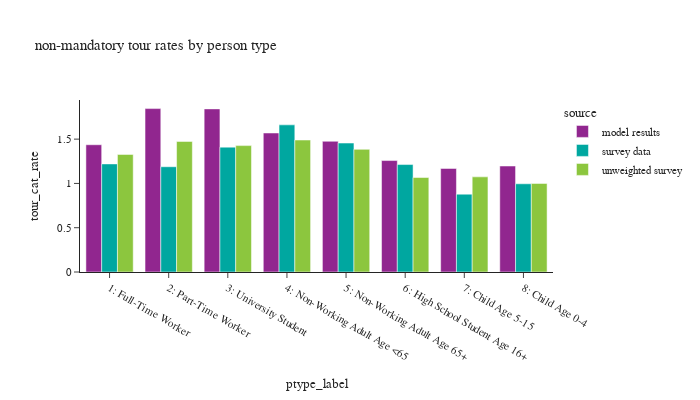

Notebook source saved alongside this figure:
### Markdown cell above
- tour rates

### Code cell
df_plot = non_m_tour_data. \
    groupby(['source','ptype_label','tour_category'])[['tour_weight']].sum().reset_index(). \
    merge(df_ptype_count, how='left', on=['source','ptype_label'])
df_plot['tour_cat_rate'] = df_plot['tour_weight']/df_plot['person_weight']

fig = px.bar(df_plot, x="ptype_label", y="tour_cat_rate", color="source",barmode="group",
             # facet_col="ptype_label",facet_col_wrap=2,
             title="non-mandatory tour rates by person type")
fig.for_each_annotation(lambda a: a.update(text=a.text.split("=")[-1]))
fig.update_layout(height=400, width=700)
fig.show()

### Figure 1 — Plotly figure (JSON) as saved in the notebook; plotly's stock layout.template omitted (floating-point values rounded to 4 significant figures)
{"data": [{"alignmentgroup": "True", "hovertemplate": "source=model results<br>ptype_label=%{x}<br>tour_cat_rate=%{y}<extra></extra>", "legendgroup": "model results", "marker": {"color": "#91268F", "pattern": {"shape": ""}}, "name": "model results", "offsetgroup": "model results", "orientation": "v", "showlegend": true, "textposition": "auto", "type": "bar", "x": ["1: Full-Time Worker", "2: Part-Time Worker", "3: University Student", "4: Non-Working Adult Age <65", "5: Non-Working Adult Age 65+", "6: High School Student Age 16+", "7: Child Age 5-15", "8: Child Age 0-4"], "xaxis": "x", "y": [1.437, 1.845, 1.842, 1.569, 1.476, 1.258, 1.169, 1.197], "yaxis": "y"}, {"alignmentgroup": "True", "hovertemplate": "source=survey data<br>ptype_label=%{x}<br>tour_cat_rate=%{y}<extra></extra>", "legendgroup": "survey data", "marker": {"color": "#00A7A0", "pattern": {"shape": ""}}, "name": "survey data", "offsetgroup": "survey data", "orientation": "v", "showlegend": true, "textposition": "auto", "type": "bar", "x": ["1: Full-Time Worker", "2: Part-Time Worker", "3: University Student", "4: Non-Working Adult Age <65", "5: Non-Working Adult Age 65+", "6: High School Student Age 16+", "7: Child Age 5-15", "8: Child Age 0-4"], "xaxis": "x", "y": [1.22, 1.188, 1.41, 1.661, 1.456, 1.213, 0.8787, 0.9959], "yaxis": "y"}, {"alignmentgroup": "True", "hovertemplate": "source=unweighted survey<br>ptype_label=%{x}<br>tour_cat_rate=%{y}<extra></extra>", "legendgroup": "unweighted survey", "marker": {"color": "#8CC63E", "pattern": {"shape": ""}}, "name": "unweighted survey", "offsetgroup": "unweighted survey", "orientation": "v", "showlegend": true, "textposition": "auto", "type": "bar", "x": ["1: Full-Time Worker", "2: Part-Time Worker", "3: University Student", "4: Non-Working Adult Age <65", "5: Non-Working Adult Age 65+", "6: High School Student Age 16+", "7: Child Age 5-15", "8: Child Age 0-4"], "xaxis": "x", "y": [1.327, 1.474, 1.427, 1.49, 1.385, 1.067, 1.074, 1.0], "yaxis": "y"}], "layout": {"barmode": "group", "height": 400, "legend": {"title": {"text": "source"}, "tracegroupgap": 0}, "title": {"text": "non-mandatory tour rates by person type"}, "width": 700, "xaxis": {"anchor": "y", "domain": [0.0, 1.0], "title": {"text": "ptype_label"}}, "yaxis": {"anchor": "x", "domain": [0.0, 1.0], "title": {"text": "tour_cat_rate"}}}}
